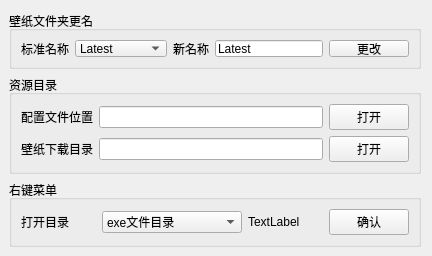
        <widget class="QWidget" name="tab_2">
         <attribute name="title">
          <string>路径设置</string>
         </attribute>
         <layout class="QVBoxLayout" name="verticalLayout_6">
          <property name="leftMargin">
           <number>9</number>
          </property>
          <property name="bottomMargin">
           <number>9</number>
          </property>
          <item>
           <widget class="QGroupBox" name="groupBox_14">
            <property name="maximumSize">
             <size>
              <width>16777215</width>
              <height>58</height>
             </size>
            </property>
            <property name="title">
             <string>壁纸文件夹更名</string>
            </property>
            <layout class="QHBoxLayout" name="horizontalLayout_22">
             <item>
              <widget class="QLabel" name="label_12">
               <property name="text">
                <string>标准名称</string>
               </property>
              </widget>
             </item>
             <item>
              <widget class="QComboBox" name="comboBox">
               <property name="cursor">
                <cursorShape>OpenHandCursor</cursorShape>
               </property>
               <item>
                <property name="text">
                 <string>Latest</string>
                </property>
               </item>
               <item>
                <property name="text">
                 <string>Hot</string>
                </property>
               </item>
               <item>
                <property name="text">
                 <string>Nature</string>
                </property>
               </item>
               <item>
                <property name="text">
                 <string>Anime</string>
                </property>
               </item>
               <item>
                <property name="text">
                 <string>Simple</string>
                </property>
               </item>
               <item>
                <property name="text">
                 <string>Random</string>
                </property>
               </item>
               <item>
                <property name="text">
                 <string>Bing</string>
                </property>
               </item>
               <item>
                <property name="text">
                 <string>Wallpapers</string>
                </property>
               </item>
              </widget>
             </item>
             <item>
              <widget class="QLabel" name="label_13">
               <property name="text">
                <string>新名称</string>
               </property>
              </widget>
             </item>
             <item>
              <widget class="QLineEdit" name="lineNewName">
               <property name="text">
                <string>Latest</string>
               </property>
              </widget>
             </item>
             <item>
              <widget class="QPushButton" name="pBtnChange">
               <property name="cursor">
                <cursorShape>PointingHandCursor</cursorShape>
               </property>
               <property name="text">
                <string>更改</string>
               </property>
              </widget>
             </item>
            </layout>
           </widget>
          </item>
          <item>
           <widget class="QGroupBox" name="groupBox_6">
            <property name="title">
             <string>资源目录</string>
            </property>
            <layout class="QVBoxLayout" name="verticalLayout_3">
             <item>
              <layout class="QHBoxLayout" name="horizontalLayout_00">
               <item>
                <widget class="QLabel" name="label_10">
                 <property name="text">
                  <string>配置文件位置</string>
                 </property>
                </widget>
               </item>
               <item>
                <widget class="QLineEdit" name="lineAppData"/>
               </item>
               <item>
                <widget class="QPushButton" name="pBtnOpenAppData">
                 <property name="cursor">
                  <cursorShape>PointingHandCursor</cursorShape>
                 </property>
                 <property name="text">
                  <string>打开</string>
                 </property>
                </widget>
               </item>
              </layout>
             </item>
             <item>
              <layout class="QHBoxLayout" name="horizontalLayout_01">
               <item>
                <widget class="QLabel" name="label_11">
                 <property name="text">
                  <string>壁纸下载目录</string>
                 </property>
                </widget>
               </item>
               <item>
                <widget class="QLineEdit" name="linePictuerPath">
                 <property name="readOnly">
                  <bool>false</bool>
                 </property>
                </widget>
               </item>
               <item>
                <widget class="QPushButton" name="pBtnOpenPicturePath">
                 <property name="cursor">
                  <cursorShape>PointingHandCursor</cursorShape>
                 </property>
                 <property name="text">
                  <string>打开</string>
                 </property>
                </widget>
               </item>
              </layout>
             </item>
            </layout>
           </widget>
          </item>
          <item>
           <widget class="QGroupBox" name="groupBox_15">
            <property name="title">
             <string>右键菜单</string>
            </property>
            <layout class="QHBoxLayout" name="horizontalLayout_23">
             <item>
              <widget class="QLabel" name="label_14">
               <property name="maximumSize">
                <size>
                 <width>16777215</width>
                 <height>20</height>
                </size>
               </property>
               <property name="text">
                <string>打开目录</string>
               </property>
              </widget>
             </item>
             <item>
              <widget class="QComboBox" name="comboBox_2">
               <property name="cursor">
                <cursorShape>OpenHandCursor</cursorShape>
               </property>
               <item>
                <property name="text">
                 <string>exe文件目录</string>
                </property>
               </item>
               <item>
                <property name="text">
                 <string>Wallpapers所在目录</string>
                </property>
               </item>
               <item>
                <property name="text">
                 <string>Wallpapers目录</string>
                </property>
               </item>
               <item>
                <property name="text">
                 <string>AppData目录</string>
                </property>
               </item>
               <item>
                <property name="text">
                 <string>自定义目录</string>
                </property>
               </item>
              </widget>
             </item>
             <item>
              <widget class="QLabel" name="label_path_to_open">
               <property name="maximumSize">
                <size>
                 <width>16777215</width>
                 <height>20</height>
                </size>
               </property>
               <property name="text">
                <string>TextLabel</string>
               </property>
              </widget>
             </item>
             <item>
              <widget class="QPushButton" name="pushButton_4">
               <property name="maximumSize">
                <size>
                 <width>16777215</width>
                 <height>16777215</height>
                </size>
               </property>
               <property name="cursor">
                <cursorShape>PointingHandCursor</cursorShape>
               </property>
               <property name="text">
                <string>确认</string>
               </property>
              </widget>
             </item>
            </layout>
           </widget>
          </item>
         </layout>
        </widget>
